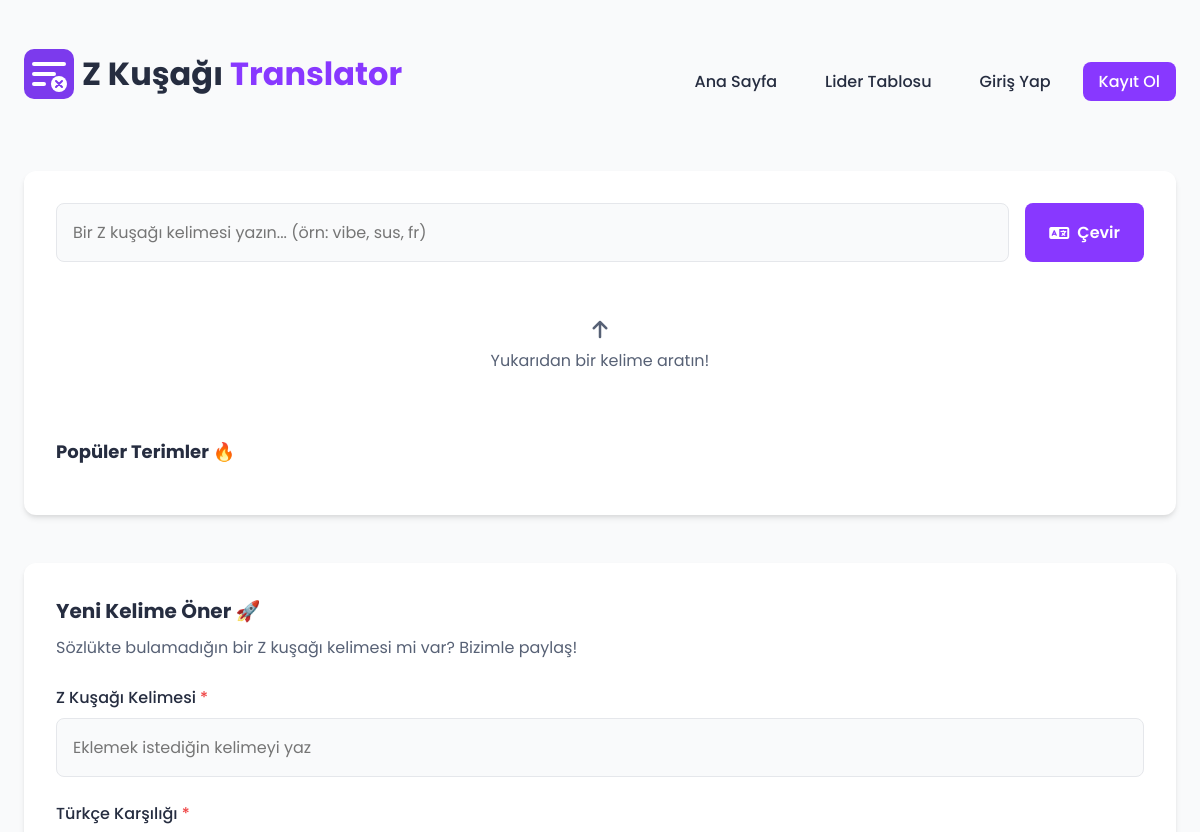
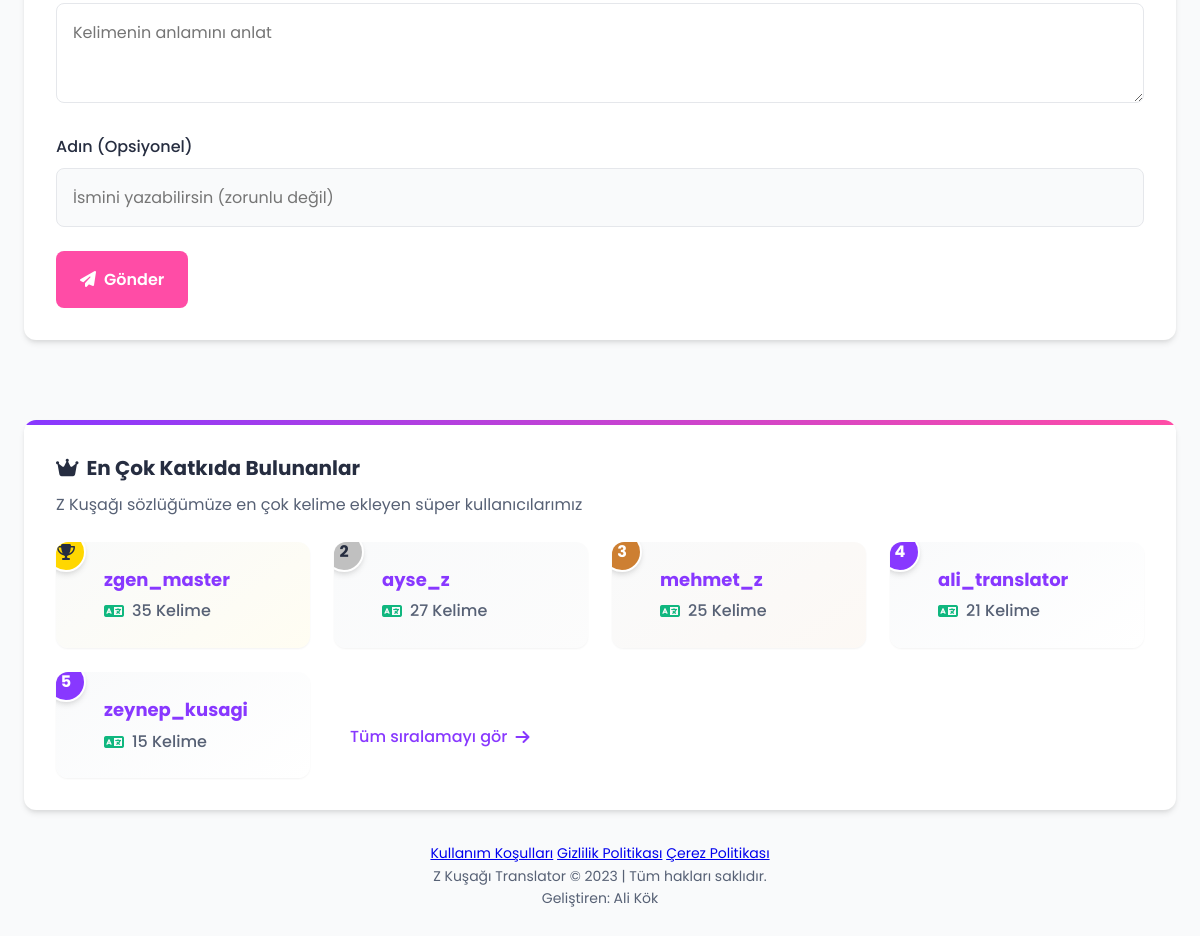
The page / on the database its author committed (2 pictures, top to bottom).
### tables this page shows
CREATE TABLE users (
        id INTEGER PRIMARY KEY AUTOINCREMENT,
        username TEXT UNIQUE NOT NULL,
        email TEXT UNIQUE NOT NULL,
        password_hash TEXT NOT NULL,
        created_at TIMESTAMP DEFAULT CURRENT_TIMESTAMP,
        updated_at TIMESTAMP DEFAULT CURRENT_TIMESTAMP,
        contribution_count INTEGER DEFAULT 0,
        bio TEXT,
        is_admin INTEGER DEFAULT 0
    );

### app.py (the view)
@app.route('/')
def index():
    user = None
    is_user_admin = False
    if 'user_id' in session:
        user = get_user_by_id(session['user_id'])
        is_user_admin = is_admin(session['user_id'])
    top_contributors = get_top_contributors(5)
    return render_template('index.html', user=user, top_contributors=top_contributors, is_admin=is_user_admin)

### models.py (called while the page is built)
def get_db_connection():
    conn = sqlite3.connect(DB_PATH)
    conn.row_factory = sqlite3.Row  # Return rows as dictionaries
    return conn

def get_top_contributors(limit=10):
    conn = get_db_connection()
    cur = conn.cursor()
    cur.execute("""
        SELECT id, username, contribution_count
        FROM users
        ORDER BY contribution_count DESC LIMIT ?
    """, (limit,))
    results = cur.fetchall()
    conn.close()
    return [dict(result) for result in results]

### templates/index.html (shortened to what this page needs)
{% extends "layout.html" %}
{% block content %}
        <main>
            <section class="translator-section">
                <div class="search-container">
                    <form id="translate-form">
                        <div class="input-group">
                            <input type="text" id="word-input" placeholder="Bir Z kuşağı kelimesi yazın... (örn: vibe, sus, fr)" autocomplete="off">
                            <button type="submit" class="primary-btn">
                                <i class="fas fa-language"></i> Çevir
                            </button>
                        </div>
                    </form>
                </div>
                <div class="result-container" id="result-container">
                    <div class="result-placeholder">
                        <i class="fas fa-arrow-up"></i>
                        <p>Yukarıdan bir kelime aratın!</p>
                    </div>
                </div>
                <div class="popular-words">
                    <h3>Popüler Terimler 🔥</h3>
                </div>
            </section>
            <section class="suggestion-section">
                <h2>Yeni Kelime Öner 🚀</h2>
                <p>Sözlükte bulamadığın bir Z kuşağı kelimesi mi var? Bizimle paylaş!</p>
                <form id="suggestion-form">
                    <div class="form-group">
                        <label for="suggest-word">Z Kuşağı Kelimesi <span class="required">*</span></label>
                        <input type="text" id="suggest-word" placeholder="Eklemek istediğin kelimeyi yaz" required>
                    </div>
                    <div class="form-group">
                        <label for="suggest-meaning">Türkçe Karşılığı <span class="required">*</span></label>
                        <textarea id="suggest-meaning" placeholder="Kelimenin anlamını anlat" required></textarea>
                    </div>
                    <div class="form-group">
                        <label for="suggest-name">Adın (Opsiyonel)</label>
                        <input type="text" id="suggest-name" placeholder="İsmini yazabilirsin (zorunlu değil)">
                    </div>
                    <button type="submit" class="secondary-btn">
                        <i class="fas fa-paper-plane"></i> Gönder
                    </button>
                </form>
            </section>
            <section class="contributors-section">
                <h2><i class="fas fa-crown"></i> En Çok Katkıda Bulunanlar</h2>
                <p>Z Kuşağı sözlüğümüze en çok kelime ekleyen süper kullanıcılarımız</p>
                <div class="contributors-list">
                    {% if top_contributors %}
                        {% for contributor in top_contributors %}
                            <div class="contributor-card">
                                <div class="contributor-rank">
                                    {% if loop.index == 1 %}
                                        <i class="fas fa-trophy"></i>
                                    {% else %}
                                        {{ loop.index }}
                                    {% endif %}
                                </div>
                                <div class="contributor-info">
                                    <h3>{{ contributor.username }}</h3>
                                    <p><i class="fas fa-language"></i> {{ contributor.contribution_count }} Kelime</p>
                                </div>
                            </div>
                        {% endfor %}
                        <a href="{{ url_for('leaderboard') }}" class="see-more-link">Tüm sıralamayı gör <i class="fas fa-arrow-right"></i></a>
                    {% else %}
                        <div class="empty-contributors">
                            <p>Henüz katkıda bulunan yok. İlk sen ol!</p>
                            <a href="{{ url_for('register') }}" class="primary-btn">Kayıt Ol</a>
                        </div>
                    {% endif %}
                </div>
            </section>
        </main>
{% endblock %}

### static/css/style.css (style rules this page uses)
:root { --primary: 264 100% 61%; --primary-light: 264 96% 85%; --secondary: 330 100% 65%; --accent: 160 84% 39%; --background: 210 20% 98%; --card-bg: 0 0% 100%; --text-dark: 225 25% 20%; --text-medium: 220 15% 40%; --text-light: 220 15% 60%; --success: 142 76% 36%; --warning: 38 92% 50%; --danger: 0 84% 60%; --border: 220 13% 91%; --space-xs: 0.25rem; --space-sm: 0.5rem; --space-md: 1rem; --space-lg: 1.5rem; --space-xl: 2rem; --space-xxl: 3rem; --font-family: 'Poppins', sans-serif; --font-size-xs: 0.75rem; --font-size-sm: 0.875rem; --font-size-md: 1rem; --font-size-lg: 1.125rem; --font-size-xl: 1.25rem; --font-size-xxl: 1.5rem; --font-size-title: 2rem; --radius-sm: 0.25rem; --radius-md: 0.5rem; --radius-lg: 0.75rem; --radius-xl: 1rem; --shadow-sm: 0 1px 2px rgba(0, 0, 0, 0.05); --shadow-md: 0 4px 6px -1px rgba(0, 0, 0, 0.1), 0 2px 4px -1px rgba(0, 0, 0, 0.06); --shadow-lg: 0 10px 15px -3px rgba(0, 0, 0, 0.1), 0 4px 6px -2px rgba(0, 0, 0, 0.05); }
* { margin: 0; padding: 0; box-sizing: border-box; }
body { font-family: var(--font-family); background-color: hsl(var(--background)); color: hsl(var(--text-dark)); line-height: 1.6; min-height: 100vh; }
main { display: grid; gap: var(--space-xxl); }
.translator-section { background-color: hsl(var(--card-bg)); border-radius: var(--radius-lg); padding: var(--space-xl); box-shadow: var(--shadow-md); }
.search-container { margin-bottom: var(--space-lg); }
.input-group { display: flex; gap: var(--space-md); }
input[type="text"], textarea { width: 100%; padding: var(--space-md); border: 1px solid hsl(var(--border)); border-radius: var(--radius-md); font-family: var(--font-family); font-size: var(--font-size-md); color: hsl(var(--text-dark)); transition: border-color 0.3s, box-shadow 0.3s; }
textarea { min-height: 100px; resize: vertical; }
.primary-btn, .secondary-btn { padding: var(--space-md) var(--space-lg); border: none; border-radius: var(--radius-md); font-family: var(--font-family); font-weight: 600; font-size: var(--font-size-md); cursor: pointer; display: flex; align-items: center; justify-content: center; gap: var(--space-sm); transition: all 0.2s ease; }
.primary-btn { background-color: hsl(var(--primary)); color: white; }
.secondary-btn { background-color: hsl(var(--secondary)); color: white; }
.result-container { background-color: hsla(var(--primary-light), 0.2); padding: var(--space-lg); border-radius: var(--radius-md); min-height: 120px; display: flex; align-items: center; justify-content: center; margin-bottom: var(--space-lg); }
.result-placeholder { text-align: center; color: hsl(var(--text-medium)); }
.result-placeholder i { font-size: var(--font-size-xl); margin-bottom: var(--space-sm); animation: bounce 2s infinite; }
.popular-words { margin-top: var(--space-xl); }
.popular-words h3 { font-size: var(--font-size-lg); margin-bottom: var(--space-md); color: hsl(var(--text-dark)); }
.suggestion-section { background-color: hsl(var(--card-bg)); border-radius: var(--radius-lg); padding: var(--space-xl); box-shadow: var(--shadow-md); }
.suggestion-section h2 { font-size: var(--font-size-xl); margin-bottom: var(--space-sm); color: hsl(var(--text-dark)); }
.suggestion-section p { color: hsl(var(--text-medium)); margin-bottom: var(--space-lg); }
.form-group { margin-bottom: var(--space-lg); }
label { display: block; margin-bottom: var(--space-sm); font-weight: 500; color: hsl(var(--text-dark)); }
.required { color: hsl(var(--danger)); }
input[type="text"], input[type="email"], input[type="password"] { width: 100%; padding: var(--space-md); border: 1px solid hsl(var(--border)); border-radius: var(--radius-md); background-color: hsl(var(--background)); color: hsl(var(--text)); font-family: inherit; font-size: var(--font-size-base); transition: border-color 0.2s, box-shadow 0.2s; }
label { display: block; margin-bottom: var(--space-sm); font-weight: 500; color: hsl(var(--text)); }

### rows shown on the page
users: username "zgen_master", contribution_count "35"
users: username "ayse_z", contribution_count "27"
users: username "mehmet_z", contribution_count "25"
users: username "ali_translator", contribution_count "21"
users: username "zeynep_kusagi", contribution_count "15"
